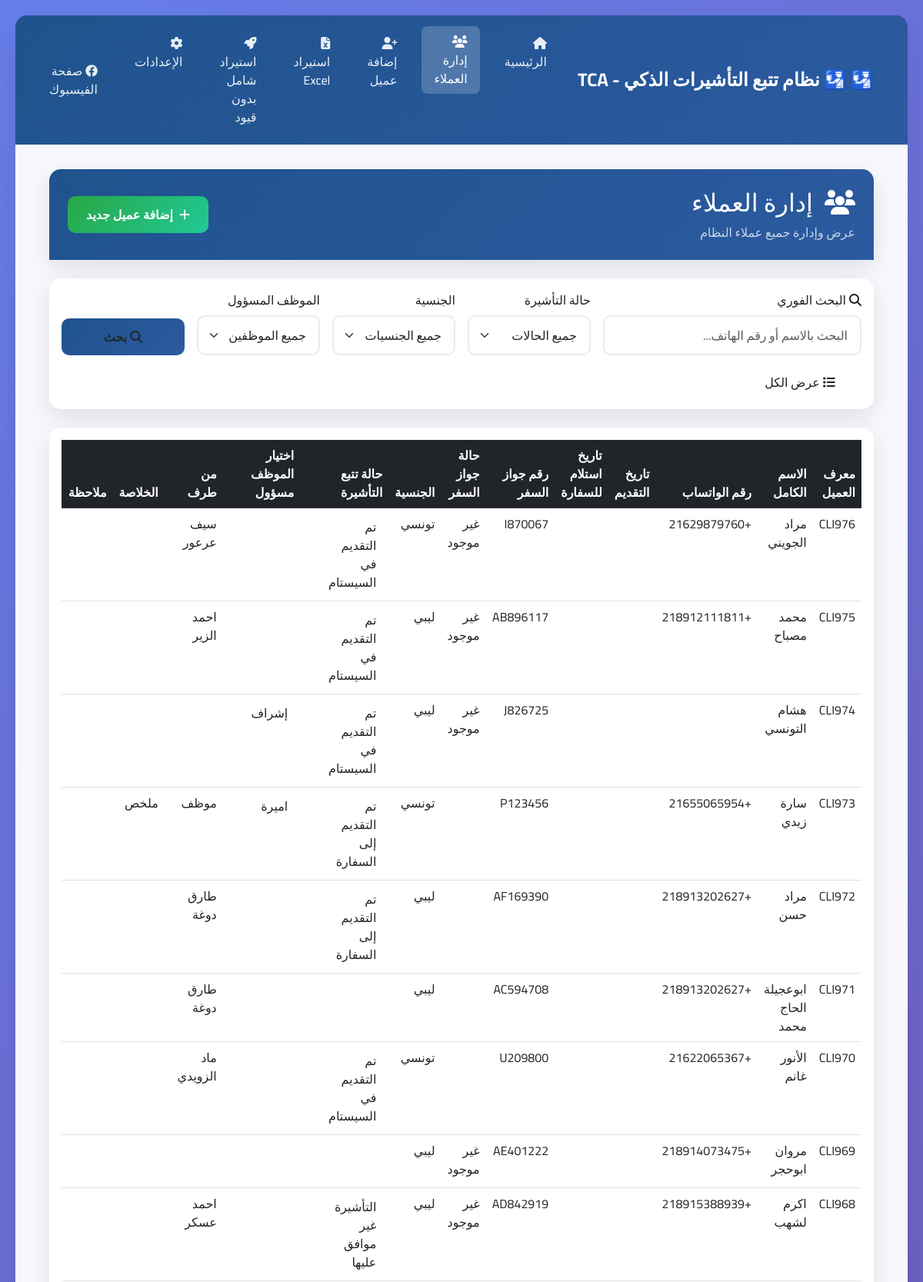
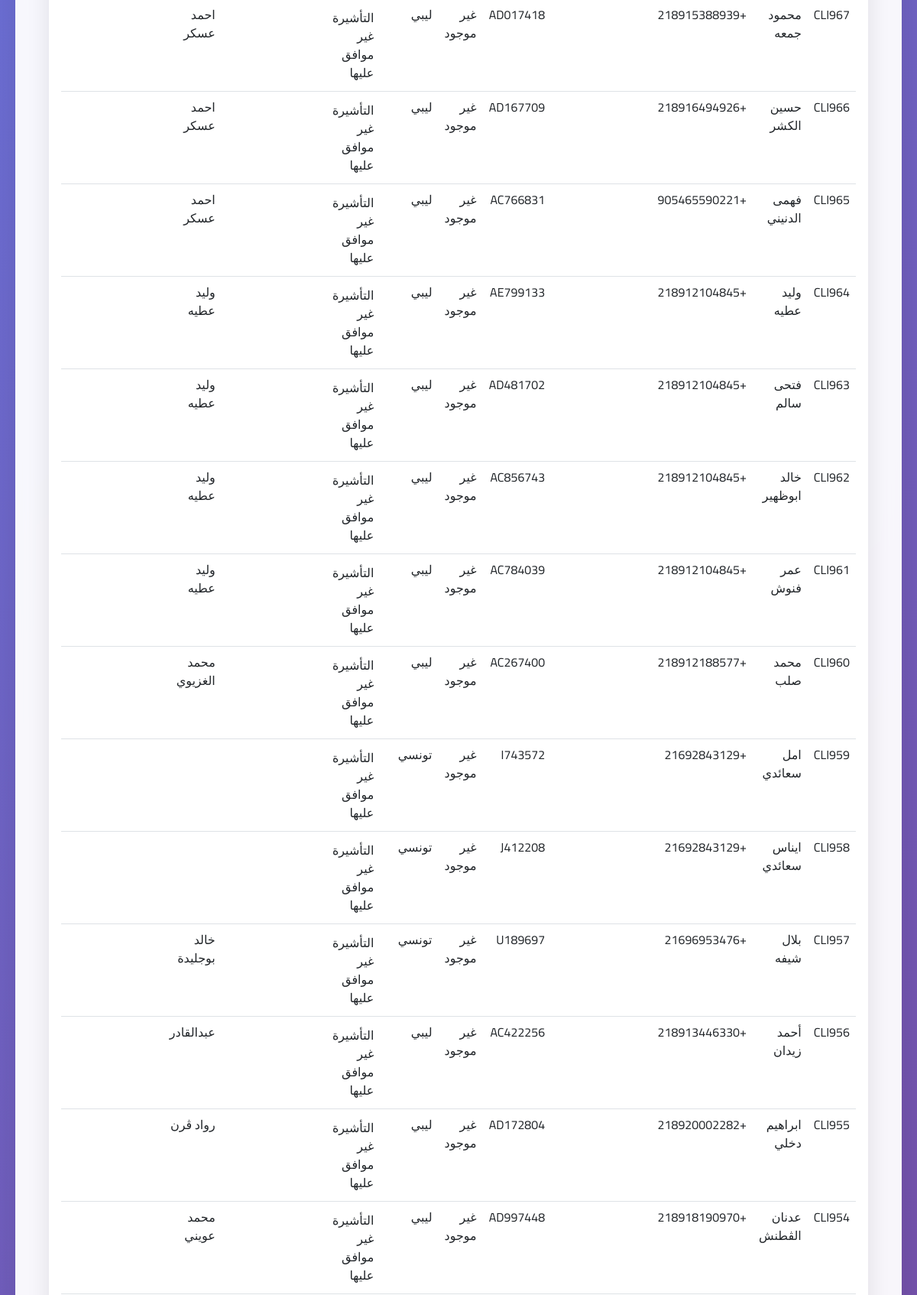
/clients?per_page=25&search=&status=&nationality=&employee= (upper part), run on the app's committed database (2 pictures, top to bottom).
### tables this page shows
CREATE TABLE clients (
        id INTEGER PRIMARY KEY AUTOINCREMENT,
        client_id TEXT UNIQUE,
        full_name TEXT,
        whatsapp_number TEXT,
        whatsapp_number_clean TEXT,
        application_date TEXT,
        transaction_date TEXT,
        passport_number TEXT,
        passport_status TEXT,
        passport_status_normalized TEXT,
        nationality TEXT,
        visa_status TEXT,
        visa_status_normalized TEXT,
        processed_by TEXT,
        summary TEXT,
        notes TEXT,
        responsible_employee TEXT,
        
        -- Nouvelles colonnes pour supporter tous les formats
        original_row_number INTEGER,
        import_timestamp TEXT,
        is_duplicate BOOLEAN DEFAULT 0,
        has_empty_fields BOOLEAN DEFAULT 0,
        has_errors BOOLEAN DEFAULT 0,
        original_data TEXT,  -- JSON des données originales
        
        -- Colonnes supplémentaires du fichier Excel
        excel_col_0 TEXT,
        excel_col_1 TEXT,
        excel_col_2 TEXT,
        excel_col_3 TEXT,
        excel_col_4 TEXT,
        excel_col_5 TEXT,
        excel_col_6 TEXT,
        excel_col_7 TEXT,
        excel_col_8 TEXT,
        excel_col_9 TEXT,
        excel_col_10 TEXT,
        excel_col_11 TEXT,
        excel_col_12 TEXT,
        
        created_at TIMESTAMP DEFAULT CURRENT_TIMESTAMP,
        updated_at TIMESTAMP DEFAULT CURRENT_TIMESTAMP
    , auto_generated_id BOOLEAN DEFAULT FALSE, empty_name_accepted BOOLEAN DEFAULT FALSE, extra_data TEXT);

### app.py (the view)
@app.route('/clients')
def clients_list():
    try:
        page = int(request.args.get('page', 1))
        per_page_param = request.args.get('per_page', '50')  # Réduit de 100 à 50
        if per_page_param == 'all':
            per_page = 10000  # Nombre très élevé pour afficher tous les clients
        else:
            per_page = int(per_page_param)
        search_term = request.args.get('search', '')
        status_filter = request.args.get('status', '')
        nationality_filter = request.args.get('nationality', '')
        employee_filter = request.args.get('employee', '')
        filters = {}
        if search_term:
            filters['search'] = search_term
        if status_filter and status_filter in Client.VISA_STATUS_OPTIONS:
            filters['visa_status'] = status_filter
        if nationality_filter and nationality_filter in Client.NATIONALITY_OPTIONS:
            filters['nationality'] = nationality_filter
        if employee_filter and employee_filter in Client.EMPLOYEE_OPTIONS:
            filters['responsible_employee'] = employee_filter
        if filters:
            clients, total = client_controller.get_filtered_clients(filters, page, per_page)
        else:
            clients, total = client_controller.get_all_clients(page, per_page)
        total_pages = (total + per_page - 1) // per_page
        has_prev = page > 1
        has_next = page < total_pages
        pagination = {
            'page': page,
            'per_page': per_page,
            'total': total,
            'total_pages': total_pages,
            'has_prev': has_prev,
            'has_next': has_next,
            'prev_num': page - 1 if has_prev else None,
            'next_num': page + 1 if has_next else None
        }
        mapped_clients = clients
        print(f"DEBUG: Nombre de clients récupérés: {len(clients)}")
        print(f"DEBUG: Total: {total}")
        print(f"DEBUG: Premiers clients: {[c.get('client_id', 'N/A') for c in clients[:3]]}")
        return render_template('clients.html',
                             clients=mapped_clients,
                             pagination=pagination,
                             search_term=search_term,
                             status_filter=status_filter,
                             nationality_filter=nationality_filter,
                             employee_filter=employee_filter,
                             visa_statuses=Client.VISA_STATUS_OPTIONS,
                             nationalities=Client.NATIONALITY_OPTIONS,
                             employees=Client.EMPLOYEE_OPTIONS)
    except Exception as e:
        flash(f'خطأ في تحميل قائمة العملاء: {str(e)}', 'error')
        return render_template('clients.html', clients=[], pagination={'page': 1, 'total': 0, 'total_pages': 0})

### app.py (called while the page is built)
@app.context_processor
def inject_rtl_support():
    from datetime import datetime
    return {
        'rtl_support': True,
        'app_title': '🛂 نظام تتبع التأشيرات الذكي - TCA',
        'company_name': 'شركة تونس للاستشارات والخدمات',
        'facebook_link': 'https://www.facebook.com/share/1D4dHp2z74/?mibextid=wwXIfr',
        'current_datetime': datetime.now().strftime('%Y-%m-%d %H:%M')
    }

### src/controllers/client_controller.py (called while the page is built)
    def get_all_clients(self, page: int = 1, per_page: int = 50) -> tuple[List[Dict[str, Any]], int]:
        try:
            clients, total = self.db_manager.get_all_clients(page, per_page)
            return [dict(client) for client in clients], total
        except Exception as e:
            print(f"Erreur lors de la récupération des clients: {e}")
            return [], 0

### src/database/database_manager.py (called while the page is built)
    def get_connection(self):
        return sqlite3.connect(self.db_path)

    def get_all_clients(self, page: int = 1, per_page: int = 50) -> tuple[List[sqlite3.Row], int]:
        conn = self.get_connection()
        conn.row_factory = sqlite3.Row
        cursor = conn.cursor()
        try:
            cursor.execute('SELECT COUNT(*) FROM clients')
            total = cursor.fetchone()[0]
            offset = (page - 1) * per_page
            cursor.execute("""
                SELECT * FROM clients
                ORDER BY
                    CASE WHEN client_id IS NULL OR client_id = '' THEN 1 ELSE 0 END ASC,
                    client_id DESC
                LIMIT ? OFFSET ?
            """, (per_page, offset))
            clients = cursor.fetchall()
            return clients, total
        finally:
            conn.close()

### templates/clients.html (shortened to what this page needs)
{% extends "base.html" %}
{% block content %}
<div class="container-fluid">
 <div class="row mb-4">
 <div class="col-12">
  <div class="card card-modern">
  <div class="card-header-modern">
   <div class="row align-items-center">
   <div class="col">
    <h2 class="mb-0">
    <i class="fas fa-users me-2"></i> إدارة العملاء
    </h2>
    <p class="mb-0 mt-2 opacity-75">عرض وإدارة جميع عملاء النظام</p>
   </div>
   <div class="col-auto">
    <a href="{{ url_for('add_client') }}" class="btn btn-success-custom">
    <i class="fas fa-plus me-2"></i>إضافة عميل جديد
    </a>
   </div>
   </div>
  </div>
  </div>
 </div>
 </div>
 <div class="row mb-4">
 <div class="col-12">
  <div class="card card-modern">
  <div class="card-body">
   <form method="GET" action="{{ url_for('clients_list') }}" class="row g-3">
   <div class="col-lg-4 col-md-6">
    <label for="search" class="form-label">
    <i class="fas fa-search me-1"></i>البحث الفوري
    </label>
    <input type="text" class="form-control" id="search" name="search"
      value="{{ search_term }}" placeholder="البحث بالاسم أو رقم الهاتف...">
   </div>
   <div class="col-lg-2 col-md-6">
    <label for="status" class="form-label">حالة التأشيرة</label>
    <select class="form-select" id="status" name="status">
    <option value="">جميع الحالات</option>
    </select>
   </div>
   <div class="col-lg-2 col-md-6">
    <label for="nationality" class="form-label">الجنسية</label>
    <select class="form-select" id="nationality" name="nationality">
    <option value="">جميع الجنسيات</option>
    </select>
   </div>
   <div class="col-lg-2 col-md-6">
    <label for="employee" class="form-label">الموظف المسؤول</label>
    <select class="form-select" id="employee" name="employee">
    <option value="">جميع الموظفين</option>
    </select>
   </div>
   <div class="col-lg-2 col-md-6 d-flex align-items-end">
    <button type="submit" class="btn btn-primary-custom w-100">
    <i class="fas fa-search me-1"></i>بحث
    </button>
   </div>
   <div class="col-lg-2 col-md-6 d-flex align-items-end">
    <a href="{{ url_for('clients_list', per_page='all') }}" class="btn btn-info-custom w-100">
    <i class="fas fa-list me-1"></i>عرض الكل
    </a>
   </div>
   </form>
  </div>
  </div>
 </div>
 </div>
 <div class="row">
 <div class="col-12">
  <div class="card card-modern">
  <div class="card-body">
   {% if clients and clients|length > 0 %}
   <div class="table-responsive">
    <table class="table table-hover">
    <thead class="table-dark">
     <tr>
     <th>معرف العميل</th>
     <th>الاسم الكامل</th>
     <th>رقم الواتساب</th>
     <th>تاريخ التقديم</th>
     <th>تاريخ استلام للسفارة</th>
     <th>رقم جواز السفر</th>
     <th>حالة جواز السفر</th>
     <th>الجنسية</th>
     <th>حالة تتبع التأشيرة</th>
     <th>اختيار الموظف مسؤول</th>
     <th>من طرف</th>
     <th>الخلاصة</th>
     <th>ملاحظة</th>
     </tr>
    </thead>
    <tbody>
     {% for client in clients %}
     <tr>
     <td>{{ client.get('client_id', 'غير محدد') }}</td>
     <td>{{ client.get('full_name', 'غير محدد') }}</td>
     <td>{{ client.get('whatsapp_number', 'غير محدد') }}</td>
     <td>
      <div class="inline-edit-container" data-field="application_date" data-client-id="{{ client.get('client_id') }}">
      <div class="inline-edit-display">
      </div>
      </div>
     </td>
     <td>
      <div class="inline-edit-container" data-field="transaction_date" data-client-id="{{ client.get('client_id') }}">
      <div class="inline-edit-display">
      </div>
      </div>
     </td>
     <td>{{ client.get('passport_number', 'غير محدد') }}</td>
     <td>{{ client.get('passport_status', 'غير محدد') }}</td>
     <td>{{ client.get('nationality', 'غير محدد') }}</td>
     <td>
      <div class="inline-edit-container" data-field="visa_status" data-client-id="{{ client.get('client_id') }}">
      <div class="inline-edit-display">
       <span class="field-value">{{ client.get('visa_status', 'غير محدد') }}</span>
      </div>
      </div>
     </td>
     <td>
      <div class="inline-edit-container" data-field="responsible_employee" data-client-id="{{ client.get('client_id') }}">
      <div class="inline-edit-display">
       <span class="field-value">{{ client.get('responsible_employee', 'غير محدد') }}</span>
      </div>
      </div>
     </td>
     <td>{{ client.get('processed_by', 'غير محدد') }}</td>
     <td>{{ client.get('summary', 'غير محدد') }}</td>
     <td>{{ client.get('notes', 'غير محدد') }}</td>
     </tr>
     {% endfor %}
    </tbody>
    </table>
   </div>
   {% else %}
   <div class="text-center py-5">
    <i class="fas fa-users fa-3x text-muted mb-3"></i>
    <h4 class="text-muted">لا توجد نتائج</h4>
    <p class="text-muted">لم يتم العثور على أي عملاء مطابقين للمعايير المحددة</p>
   </div>
   {% endif %}
  </div>
  </div>
  </div>
 </div>
</div>
{% endblock %}

### static/css/styles.fd3d584b206e4d6370ba.css (style rules this page uses)
:root { --primary-color:#1f538d;--secondary-color:#2c5aa0;--accent-color:#f8f9fa;--success-color:#28a745;--warning-color:#ffc107;--danger-color:#dc3545;--info-color:#17a2b8;--dark-color:#343a40;--light-color:#f8f9fa }
body { background:linear-gradient(135deg,#667eea,#764ba2);direction:rtl;font-family:Cairo,sans-serif;min-height:100vh }
.card-modern { background:#fff;border:none;border-radius:15px;box-shadow:0 10px 30px rgba(0,0,0,.1);transition:all .3s ease }
.card-header-modern { border-radius:15px 15px 0 0!important;color:#fff;padding:1.5rem }
.btn-primary-custom,.card-header-modern { background:linear-gradient(135deg,var(--primary-color) 0,var(--secondary-color) 100%);border:none }
.btn-primary-custom { border-radius:10px;font-weight:600;padding:.75rem 1.5rem;transition:all .3s ease }
.btn-success-custom { background:linear-gradient(135deg,var(--success-color) 0,#20c997 100%);border:none;border-radius:10px;color:#fff;font-weight:600;padding:.75rem 1.5rem;transition:all .3s ease }
.form-control,.form-select { border:2px solid #e9ecef;border-radius:10px;padding:.75rem 1rem;transition:all .3s ease }
.table-responsive { -webkit-overflow-scrolling:touch }
* { backface-visibility:hidden;transform:translateZ(0) }
.col-lg-4.col-md-6 { position:relative }
.inline-edit-container { cursor:pointer;position:relative;transition:all .2s ease }
.inline-edit-display { align-items:center;display:flex;justify-content:space-between;min-height:32px;padding:4px 8px }

### data on the page
clients: get "CLI976", get "مراد الجويني", get "+21629879760", get "I870067", get "غير موجود", get "تونسي", get "تم التقديم في السيستام", get "سيف عرعور"
clients: get "CLI975", get "محمد مصباح", get "+218912111811", get "AB896117", get "غير موجود", get "ليبي", get "تم التقديم في السيستام", get "احمد الزير"
clients: get "CLI974", get "هشام التونسي", get "J826725", get "غير موجود", get "ليبي", get "تم التقديم في السيستام", get "إشراف"
clients: get "CLI973", get "سارة زيدي", get "+21655065954", get "P123456", get "تونسي", get "تم التقديم إلى السفارة", get "اميرة", get "موظف", get "ملخص"
clients: get "CLI972", get "مراد حسن", get "+218913202627", get "AF169390", get "ليبي", get "تم التقديم إلى السفارة", get "طارق دوغة"
clients: get "CLI971", get "ابوعجيلة الحاج محمد", get "+218913202627", get "AC594708", get "ليبي", get "طارق دوغة"
clients: get "CLI970", get "الأنور غانم", get "+21622065367", get "U209800", get "تونسي", get "تم التقديم في السيستام", get "ماد الزويدي"
clients: get "CLI969", get "مروان ابوحجر", get "+218914073475", get "AE401222", get "غير موجود", get "ليبي"
clients: get "CLI968", get "اكرم لشهب", get "+218915388939", get "AD842919", get "غير موجود", get "ليبي", get "التأشيرة غير موافق عليها", get "احمد عسكر"
clients: get "CLI967", get "محمود جمعه", get "+218915388939", get "AD017418", get "غير موجود", get "ليبي", get "التأشيرة غير موافق عليها", get "احمد عسكر"
clients: get "CLI966", get "حسين الكشر", get "+218916494926", get "AD167709", get "غير موجود", get "ليبي", get "التأشيرة غير موافق عليها", get "احمد عسكر"
clients: get "CLI965", get "فهمى الدنيني", get "+905465590221", get "AC766831", get "غير موجود", get "ليبي", get "التأشيرة غير موافق عليها", get "احمد عسكر"
clients: get "CLI964", get "وليد عطيه", get "+218912104845", get "AE799133", get "غير موجود", get "ليبي", get "التأشيرة غير موافق عليها"
clients: get "CLI963", get "فتحى سالم", get "+218912104845", get "AD481702", get "غير موجود", get "ليبي", get "التأشيرة غير موافق عليها", get "وليد عطيه"
clients: get "CLI962", get "خالد ابوظهير", get "+218912104845", get "AC856743", get "غير موجود", get "ليبي", get "التأشيرة غير موافق عليها", get "وليد عطيه"
clients: get "CLI961", get "عمر فنوش", get "+218912104845", get "AC784039", get "غير موجود", get "ليبي", get "التأشيرة غير موافق عليها", get "وليد عطيه"
clients: get "CLI960", get "محمد صلب", get "+218912188577", get "AC267400", get "غير موجود", get "ليبي", get "التأشيرة غير موافق عليها", get "محمد الغزيوي"
clients: get "CLI959", get "امل سعائدي", get "+21692843129", get "I743572", get "غير موجود", get "تونسي", get "التأشيرة غير موافق عليها"
clients: get "CLI958", get "ايناس سعائدي", get "+21692843129", get "J412208", get "غير موجود", get "تونسي", get "التأشيرة غير موافق عليها"
clients: get "CLI957", get "بلال شيفه", get "+21696953476", get "U189697", get "غير موجود", get "تونسي", get "التأشيرة غير موافق عليها", get "خالد بوجليدة"
clients: get "CLI956", get "أحمد زيدان", get "+218913446330", get "AC422256", get "غير موجود", get "ليبي", get "التأشيرة غير موافق عليها", get "عبدالقادر"
clients: get "CLI955", get "ابراهيم دخلي", get "+218920002282", get "AD172804", get "غير موجود", get "ليبي", get "التأشيرة غير موافق عليها", get "رواد ڤرن"
clients: get "CLI954", get "عدنان الڤطنش", get "+218918190970", get "AD997448", get "غير موجود", get "ليبي", get "التأشيرة غير موافق عليها", get "محمد عويني"

### other printed values
{{ app_title }} "🛂 نظام تتبع التأشيرات الذكي - TCA"
